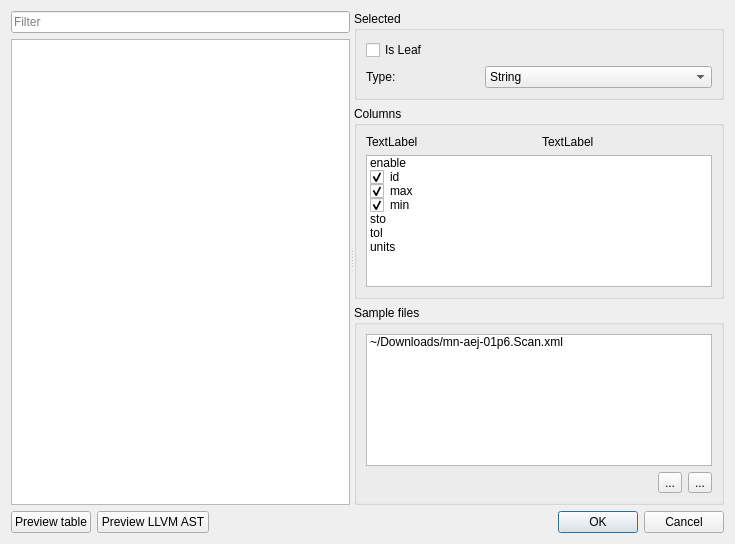
<?xml version="1.0" encoding="UTF-8"?>
<ui version="4.0">
 <class>XmlImport</class>
 <widget class="QDialog" name="XmlImport">
  <property name="geometry">
   <rect>
    <x>0</x>
    <y>0</y>
    <width>735</width>
    <height>544</height>
   </rect>
  </property>
  <property name="windowTitle">
   <string>Dialog</string>
  </property>
  <layout class="QGridLayout" name="gridLayout_2">
   <item row="0" column="0" colspan="3">
    <widget class="QSplitter" name="splitter">
     <property name="orientation">
      <enum>Qt::Horizontal</enum>
     </property>
     <widget class="QWidget" name="">
      <layout class="QVBoxLayout" name="verticalLayout_2">
       <item>
        <widget class="QLineEdit" name="lineEdit">
         <property name="placeholderText">
          <string>Filter</string>
         </property>
        </widget>
       </item>
       <item>
        <widget class="QTreeView" name="treeView">
         <property name="sizePolicy">
          <sizepolicy hsizetype="Minimum" vsizetype="Expanding">
           <horstretch>0</horstretch>
           <verstretch>0</verstretch>
          </sizepolicy>
         </property>
        </widget>
       </item>
      </layout>
     </widget>
     <widget class="QWidget" name="">
      <layout class="QVBoxLayout" name="verticalLayout" stretch="0,0,0,0">
       <item>
        <widget class="QGroupBox" name="groupBox">
         <property name="title">
          <string>Selected</string>
         </property>
         <layout class="QGridLayout" name="gridLayout">
          <item row="1" column="0">
           <widget class="QLabel" name="label">
            <property name="text">
             <string>Type:</string>
            </property>
           </widget>
          </item>
          <item row="1" column="1" colspan="2">
           <widget class="QComboBox" name="comboBox">
            <property name="sizePolicy">
             <sizepolicy hsizetype="Expanding" vsizetype="Fixed">
              <horstretch>0</horstretch>
              <verstretch>0</verstretch>
             </sizepolicy>
            </property>
            <item>
             <property name="text">
              <string>String</string>
             </property>
            </item>
            <item>
             <property name="text">
              <string>Boolean</string>
             </property>
            </item>
            <item>
             <property name="text">
              <string>Integer</string>
             </property>
            </item>
            <item>
             <property name="text">
              <string>Double</string>
             </property>
            </item>
            <item>
             <property name="text">
              <string>List</string>
             </property>
            </item>
           </widget>
          </item>
          <item row="0" column="0" colspan="3">
           <widget class="QCheckBox" name="checkBox">
            <property name="text">
             <string>Is Leaf</string>
            </property>
           </widget>
          </item>
         </layout>
         <zorder>checkBox</zorder>
         <zorder>comboBox</zorder>
         <zorder>label</zorder>
         <zorder>groupBox_2</zorder>
        </widget>
       </item>
       <item>
        <widget class="QGroupBox" name="groupBox_2">
         <property name="title">
          <string>Columns</string>
         </property>
         <layout class="QGridLayout" name="gridLayout_3">
          <item row="0" column="0">
           <widget class="QLabel" name="label_2">
            <property name="text">
             <string>TextLabel</string>
            </property>
           </widget>
          </item>
          <item row="0" column="1">
           <widget class="QLabel" name="label_3">
            <property name="text">
             <string>TextLabel</string>
            </property>
           </widget>
          </item>
          <item row="1" column="0" colspan="2">
           <widget class="QListWidget" name="listWidget_2">
            <item>
             <property name="text">
              <string>enable</string>
             </property>
             <property name="flags">
              <set>ItemIsSelectable|ItemIsEditable|ItemIsDragEnabled|ItemIsUserCheckable|ItemIsEnabled</set>
             </property>
            </item>
            <item>
             <property name="text">
              <string>id</string>
             </property>
             <property name="checkState">
              <enum>Checked</enum>
             </property>
             <property name="flags">
              <set>ItemIsSelectable|ItemIsEditable|ItemIsDragEnabled|ItemIsUserCheckable|ItemIsEnabled</set>
             </property>
            </item>
            <item>
             <property name="text">
              <string>max</string>
             </property>
             <property name="checkState">
              <enum>Checked</enum>
             </property>
             <property name="flags">
              <set>ItemIsSelectable|ItemIsEditable|ItemIsDragEnabled|ItemIsUserCheckable|ItemIsEnabled</set>
             </property>
            </item>
            <item>
             <property name="text">
              <string>min</string>
             </property>
             <property name="checkState">
              <enum>Checked</enum>
             </property>
             <property name="flags">
              <set>ItemIsSelectable|ItemIsEditable|ItemIsDragEnabled|ItemIsUserCheckable|ItemIsEnabled</set>
             </property>
            </item>
            <item>
             <property name="text">
              <string>sto</string>
             </property>
             <property name="flags">
              <set>ItemIsSelectable|ItemIsEditable|ItemIsDragEnabled|ItemIsUserCheckable|ItemIsEnabled</set>
             </property>
            </item>
            <item>
             <property name="text">
              <string>tol</string>
             </property>
             <property name="flags">
              <set>ItemIsSelectable|ItemIsEditable|ItemIsDragEnabled|ItemIsUserCheckable|ItemIsEnabled</set>
             </property>
            </item>
            <item>
             <property name="text">
              <string>units</string>
             </property>
             <property name="flags">
              <set>ItemIsSelectable|ItemIsEditable|ItemIsDragEnabled|ItemIsUserCheckable|ItemIsEnabled</set>
             </property>
            </item>
           </widget>
          </item>
         </layout>
        </widget>
       </item>
       <item>
        <widget class="QGroupBox" name="groupBox_3">
         <property name="title">
          <string>Sample files</string>
         </property>
         <layout class="QGridLayout" name="gridLayout_4">
          <item row="2" column="0">
           <spacer name="horizontalSpacer">
            <property name="orientation">
             <enum>Qt::Horizontal</enum>
            </property>
            <property name="sizeHint" stdset="0">
             <size>
              <width>40</width>
              <height>20</height>
             </size>
            </property>
           </spacer>
          </item>
          <item row="2" column="1">
           <widget class="QToolButton" name="toolButton">
            <property name="text">
             <string>...</string>
            </property>
            <property name="icon">
             <iconset theme="list-add"/>
            </property>
           </widget>
          </item>
          <item row="2" column="2">
           <widget class="QToolButton" name="toolButton_2">
            <property name="text">
             <string>...</string>
            </property>
            <property name="icon">
             <iconset theme="list-remove"/>
            </property>
           </widget>
          </item>
          <item row="1" column="0" colspan="3">
           <widget class="QListWidget" name="listWidget">
            <item>
             <property name="text">
              <string>~/Downloads/mn-aej-01p6.Scan.xml</string>
             </property>
            </item>
           </widget>
          </item>
         </layout>
        </widget>
       </item>
       <item>
        <spacer name="verticalSpacer">
         <property name="orientation">
          <enum>Qt::Vertical</enum>
         </property>
         <property name="sizeHint" stdset="0">
          <size>
           <width>20</width>
           <height>40</height>
          </size>
         </property>
        </spacer>
       </item>
      </layout>
     </widget>
    </widget>
   </item>
   <item row="1" column="0">
    <widget class="QPushButton" name="pushButton">
     <property name="text">
      <string>Preview table</string>
     </property>
    </widget>
   </item>
   <item row="1" column="1">
    <widget class="QPushButton" name="pushButton_2">
     <property name="text">
      <string>Preview LLVM AST</string>
     </property>
    </widget>
   </item>
   <item row="1" column="2">
    <widget class="QDialogButtonBox" name="buttonBox">
     <property name="orientation">
      <enum>Qt::Horizontal</enum>
     </property>
     <property name="standardButtons">
      <set>QDialogButtonBox::Cancel|QDialogButtonBox::Ok</set>
     </property>
    </widget>
   </item>
  </layout>
 </widget>
 <resources/>
 <connections>
  <connection>
   <sender>buttonBox</sender>
   <signal>accepted()</signal>
   <receiver>XmlImport</receiver>
   <slot>accept()</slot>
   <hints>
    <hint type="sourcelabel">
     <x>502</x>
     <y>400</y>
    </hint>
    <hint type="destinationlabel">
     <x>157</x>
     <y>274</y>
    </hint>
   </hints>
  </connection>
  <connection>
   <sender>buttonBox</sender>
   <signal>rejected()</signal>
   <receiver>XmlImport</receiver>
   <slot>reject()</slot>
   <hints>
    <hint type="sourcelabel">
     <x>531</x>
     <y>406</y>
    </hint>
    <hint type="destinationlabel">
     <x>286</x>
     <y>274</y>
    </hint>
   </hints>
  </connection>
 </connections>
</ui>
